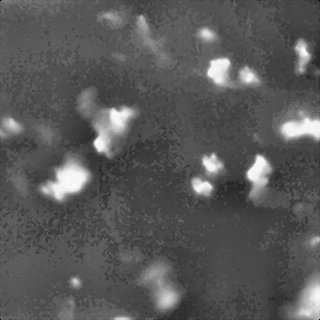
%> input picture Particle Scrubbing/Contrast Adjustment/grayed.png, 320 x 320 px
$ octave adaptive_threshold.m   (GNU Octave 9; MATLAB toolbox functions it lacks are replaced by stand-ins)
%> lines starting %> are read from the running program, lines starting %| are printed output that depends on the picture; in (x1, y1, x2, y2) boxes, pixels count from 0 and x2, y2 are one past the last pixel; in counts of white or black regions, pixels touching at a corner belong together; the program's own positions count from 1
% Loading an Image
[filename, pathname] = uigetfile('*.*', 'Pick an Image File');
%> the answer given: grayed.png
filename = strcat(pathname, filename);
a = imread(filename);
%> a is the input picture: size 320x320 uint8; min 0, max 251, mean 88.4

% Convert the image to grayscale
particles_gray = rgb2gray(a);

% Apply adaptive histogram equalization
noise = adapthisteq(particles_gray);
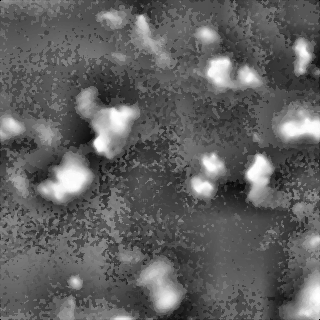
%> noise: size 320x320 uint8; min 0, max 255, mean 96.7

% Filter out noise using a median filter
I = medfilt2(noise, [3 3]);

% Set the parameters for adaptive thresholding
thresholdSensitivity = 0.70; % Adjust the sensitivity based on your image requirements

% Compute the global threshold using graythresh
globalThreshold = graythresh(I);
%> globalThreshold = 0.525

% Apply adaptive thresholding
threshold = globalThreshold * thresholdSensitivity;
%> threshold = 0.368
BW = imbinarize(I, threshold);
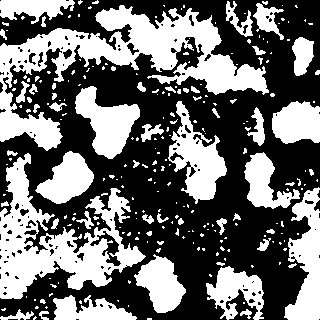
%> BW: size 320x320 logical; 42.4% white; 248 white regions (191 under 20 px)

% Define the minimum and maximum particle areas to include
minParticleArea = 50; % Adjust as needed
maxParticleArea = Inf; % Adjust as needed

% Define the eccentricity threshold
eccentricityThreshold = 0.90; % Adjust as needed

% Perform connected component analysis using regionprops
cc = bwconncomp(BW);
%> cc = 248 connected components
props = regionprops(cc, 'Area', 'BoundingBox', 'Eccentricity');
%> props = 248 regions; largest, box (x1, y1, x2, y2), Area and Eccentricity: (0, 5, 269, 151) 11567 0.918, (0, 153, 146, 299) 8093 0.65, (284, 187, 320, 320) 2821 0.976, (168, 101, 227, 204) 2686 0.865, (75, 86, 140, 159) 2407 0.703

% Refine the binarization based on region properties
for i = 1:numel(props)
    % Retrieve the properties of the current particle
    area = props(i).Area;
    boundingBox = props(i).BoundingBox;
    eccentricity = props(i).Eccentricity;

    % Check if the particle meets the area and eccentricity criteria
    if area >= minParticleArea && area <= maxParticleArea && eccentricity <= eccentricityThreshold
        % Include the particle in the final binary image
        particleMask = false(size(BW));
        particleMask(cc.PixelIdxList{i}) = true;
        BW = BW | particleMask;
    end
end
%> this loop made 248 passes
%> (area, boundingBox, eccentricity) on passes 1 to 3: (1091, [0.5 0.5 75 24], 0.966), (40, [0.5 29.5 7 11], 0.912), (11567, [0.5 5.5 269 146], 0.918)
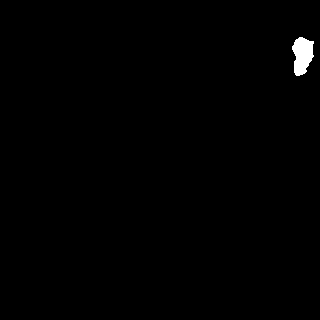
%> particleMask: size 320x320 logical; 0.59% white; 1 white region, box (x1, y1, x2, y2) and area: (292, 37, 314, 76) 606

% Remove small specks or noise using morphological operations
se = strel('disk', 3); % Adjust the size of the structuring element as needed
BW = imopen(BW, se);
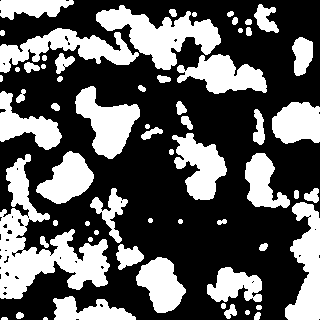
%> BW: size 320x320 logical; 36.4% white; 63 white regions (3 under 20 px), largest, box (x1, y1, x2, y2) and area: (0, 154, 110, 299) 5870, (96, 5, 221, 70) 3538, (0, 28, 139, 73) 2617

% Display the original image with the binary version side-by-side
figure;
imshowpair(I, BW, 'montage');
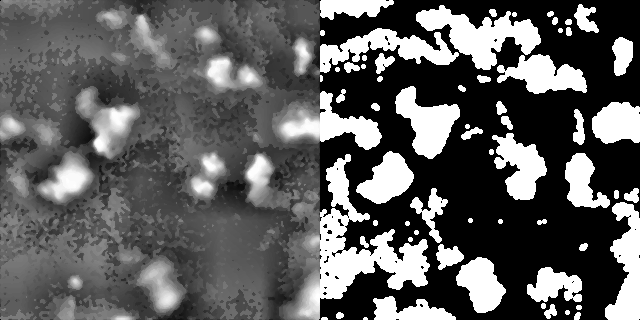
%> displayed picture: size 320x640, on the screen's scale of 0 to 255; min 0, max 255, mean 94.7

% Specify the file name and path for the saved image
%filename = 'grayed.png';

% Use the imwrite function to save the image
%imwrite(I, filename);
